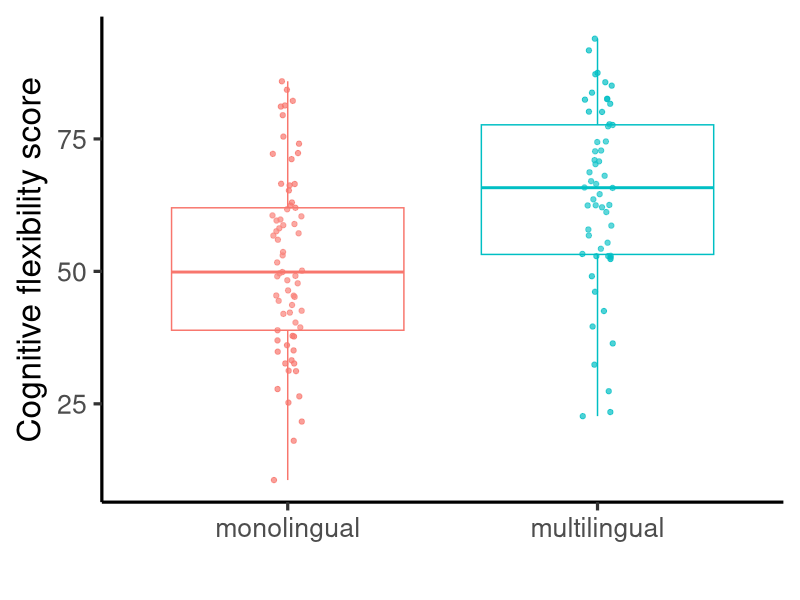
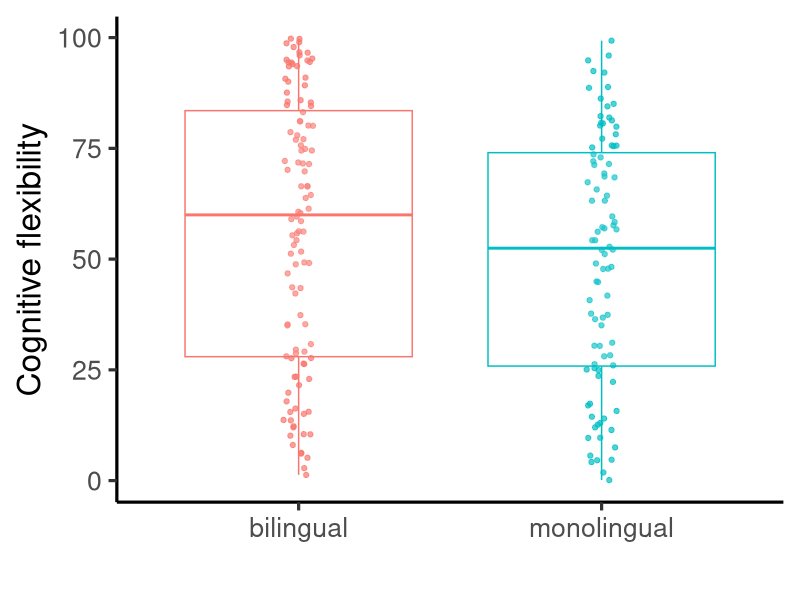

The R source for these figures, in order:
## ---- chunk 1
set.seed(123)
library(tidyverse)
N <- 125

multilingual <- sample(c(0, 1), N, replace = TRUE)
cognitive_flexibility <- rnorm(N, multilingual*0.45, 0.5)
cognitive_flexibility  <- pnorm(cognitive_flexibility) * 100

d <- data.frame(multilingual = ifelse(multilingual == 0, "monolingual", "multilingual"), cognitive_flexibility = cognitive_flexibility)

ggplot(d, aes(x = multilingual, y = cognitive_flexibility, color = multilingual)) +
    geom_jitter(alpha = 0.7, width = 0.05) +
    geom_boxplot(alpha = 0.1) +
    theme_classic(base_size = 24) +
    theme(legend.position = "none") +
    labs(x = "", y = "Cognitive flexibility score")
## ---- chunk 2
library(tidyverse)

N <- 200

bilingual <- sample(c(0, 1), N, replace = TRUE)
cognitive_flexibility <- rnorm(N, bilingual*0.45, 1)
cognitive_flexibility  <- pnorm(cognitive_flexibility) * 100

d <- data.frame(bilingual = ifelse(bilingual == 0, "monolingual", "bilingual"), cognitive_flexibility = cognitive_flexibility)

ggplot(d, aes(x = bilingual, y = cognitive_flexibility, color = bilingual)) +
    geom_jitter(alpha = 0.7, width = 0.05) +
    geom_boxplot(alpha = 0.1) +
    theme_classic(base_size = 24) +
    theme(legend.position = "none") +
    labs(x = "", y = "Cognitive flexibility")
## ---- chunk 3
lm(cognitive_flexibility ~ bilingual)
